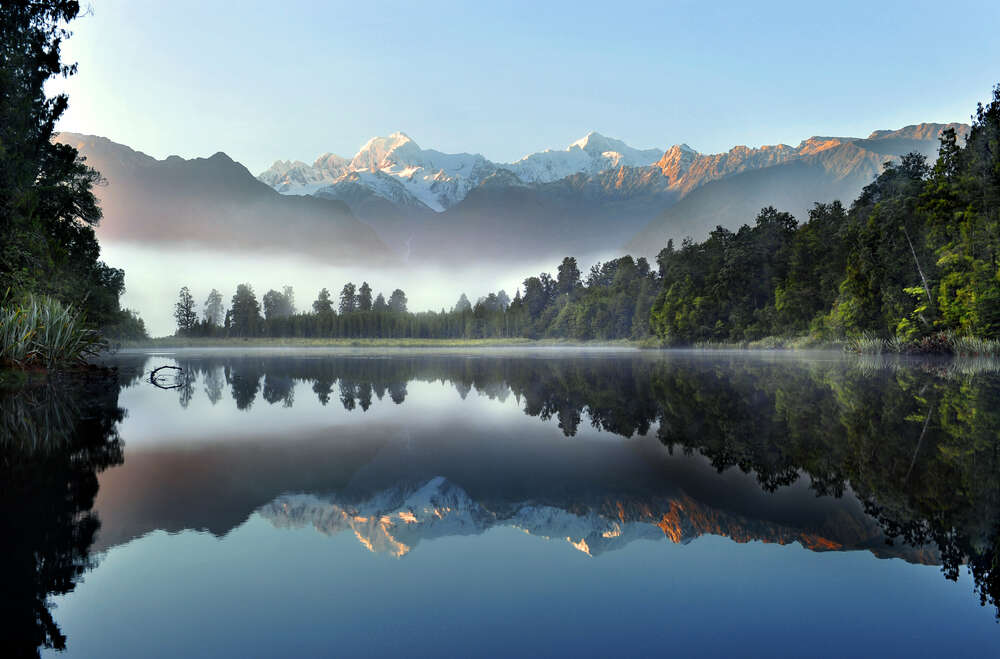
#> input picture lab_6/img/1.jpg, 1000 x 659 px
$ jupyter execute lab_6_RizunM.ipynb
#> lines starting #> are read from the running program, lines starting #| are printed output that depends on the picture
#### 27.04.25, &copy; Rizun Mykola KI-21-1

# Лабораторна робота №6. Метод головних компонент. Метричні методи класифікації

__Мета__: закріпити на практиці концепцію байєсівського вивода засобами мови Python

## Що ви будете вміти?
* Реалізовувати метод голових компонент засобами мови Python
* Виконувати стиснення зображень з втратами на основі PCA
* Реалізувати kNN-класифікатор з різними віконними функціями засобами мови Python

## Завдання для самостійної роботи

1. Імпортувати декілька власних довільних зображень, включаючи і власне фото.

[cell 1]
import numpy as np
from PIL import Image
import matplotlib.pyplot as plt
from sklearn.decomposition import PCA

image_paths = ["img/1.jpg", "img/2.jpg", "img/3.jpg", "img/4.jpg"]

def load_and_prepare_images(image_paths, target_size=(100, 100)):
#> called with target_size = (100, 100)
    images = []
    for path in image_paths:
        img = Image.open(path).convert('L')
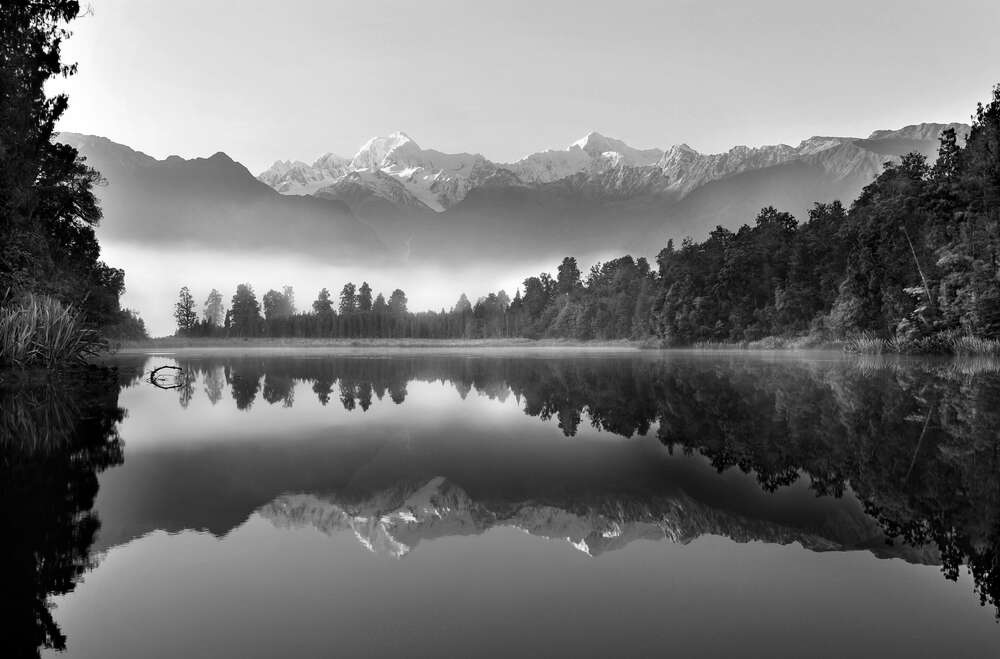
#> img: PIL image 1000x659 L; min 0, max 255, mean 116.5
        img = img.resize(target_size)
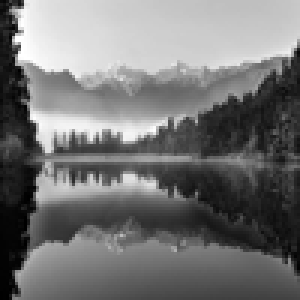
#> img: PIL image 100x100 L (shown 3 times larger); min 0, max 255, mean 116.5
        img_array = np.array(img).flatten()
#> img_array = 10000 values, max 255 at index 807, min 0 at index 2306, mean 116.5
        images.append(img_array)
#> pass 2 of the loop in load_and_prepare_images, `for path in image_paths:`:
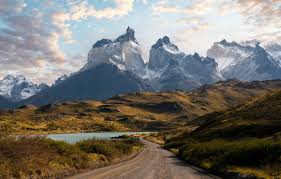
#> input picture lab_6/img/2.jpg, 281 x 179 px
#> in load_and_prepare_images, `img = Image.open(path).convert('L')`:
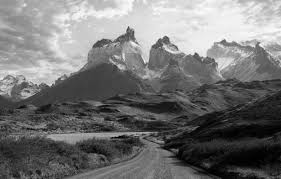
#> img: PIL image 281x179 L; min 0, max 253, mean 116.3
#> in load_and_prepare_images, `img = img.resize(target_size)`:
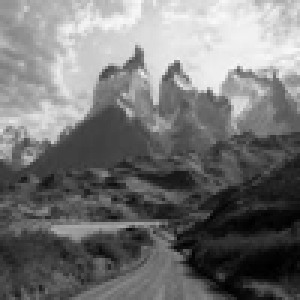
#> img: PIL image 100x100 L (shown 3 times larger); min 0, max 249, mean 116.3
#> in load_and_prepare_images, `img_array = np.array(img).flatten()`: img_array = 10000 values, max 249 at index 574, min 0 at index 8890, mean 116.3
#> pass 3 of the loop in load_and_prepare_images, `for path in image_paths:`:
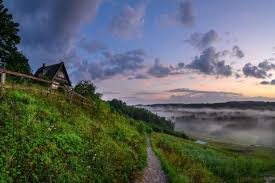
#> input picture lab_6/img/3.jpg, 275 x 183 px
#> in load_and_prepare_images, `img = Image.open(path).convert('L')`:
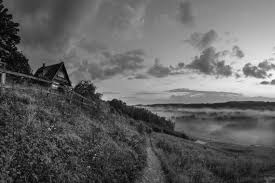
#> img: PIL image 275x183 L; min 0, max 253, mean 98.1
#> in load_and_prepare_images, `img = img.resize(target_size)`:
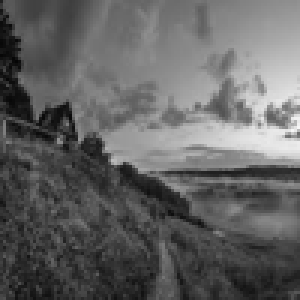
#> img: PIL image 100x100 L (shown 3 times larger); min 5, max 247, mean 98.1
#> in load_and_prepare_images, `img_array = np.array(img).flatten()`: img_array = 10000 values, max 247 at index 4299, min 5 at index 2005, mean 98.07
#> the loop made 4 passes; the first 3 are shown
    return np.array(images), target_size

images, image_shape = load_and_prepare_images(image_paths)

2. Стиснути його в 20, 30, 50 разів, як показано в прикладах. ВИвести і прокоментувати результати.

[cell 2]
import numpy as np
from PIL import Image
import matplotlib.pyplot as plt
from sklearn.decomposition import PCA

# Список шляхів до зображень
image_paths = [
    "img/1.jpg",
    "img/2.jpg",
    "img/3.jpg",
    "img/4.jpg"
]

def load_and_prepare_images(image_paths, target_size=(100, 100)):
#> called with target_size = (100, 100)
    images = []
    for path in image_paths:
        img = Image.open(path).convert('L')
        img = img.resize(target_size)
        img_array = np.array(img).flatten()
#> img_array = 10000 values, max 255 at index 807, min 0 at index 2306, mean 116.5
        images.append(img_array)
#> pass 2 of the loop in load_and_prepare_images, `for path in image_paths:`:
#> in load_and_prepare_images, `img_array = np.array(img).flatten()`: img_array = 10000 values, max 249 at index 574, min 0 at index 8890, mean 116.3
#> pass 3 of the loop in load_and_prepare_images, `for path in image_paths:`:
#> in load_and_prepare_images, `img_array = np.array(img).flatten()`: img_array = 10000 values, max 247 at index 4299, min 5 at index 2005, mean 98.07
#> the loop made 4 passes; the first 3 are shown
    return np.array(images), target_size

images, image_shape = load_and_prepare_images(image_paths)

mean_image = np.mean(images, axis=0)

def compress_and_show(compress_ratio, images, image_shape, mean_image):
    base_size = image_shape[0] * image_shape[1]
    n_components = int(base_size * compress_ratio)

    n_samples = images.shape[0]
    n_features = images.shape[1]
    max_components = min(n_samples, n_features)
    n_components = min(n_components, max_components)

    print(f"Using n_components={n_components} (max allowed: {max_components})")

    model_pca = PCA(n_components=n_components)
    model_pca.fit(images)

    images_compressed = model_pca.transform(images)

    images_restored = model_pca.inverse_transform(images_compressed) + mean_image

    plt.figure(figsize=(12, 4))
    rows, cols = 1, len(images)
    for i in range(len(images)):
        plt.subplot(rows, cols, i + 1)
        plt.imshow(images_restored[i, :].reshape(image_shape), interpolation='none', cmap='gray')
        plt.title(f"Image {i+1}")
        plt.xticks(())
        plt.yticks(())

    compression_factor = int(1 / compress_ratio)
    plt.suptitle(f"Стиснення в {compression_factor} разів")
    plt.show()

    return images_compressed, images_restored

compress_ratios = [0.05, 0.033, 0.02]
for ratio in compress_ratios:
    compressed, restored = compress_and_show(ratio, images, image_shape, mean_image)
#> this loop made 3 passes
#> pass 1, in compress_and_show, `plt.show()`:
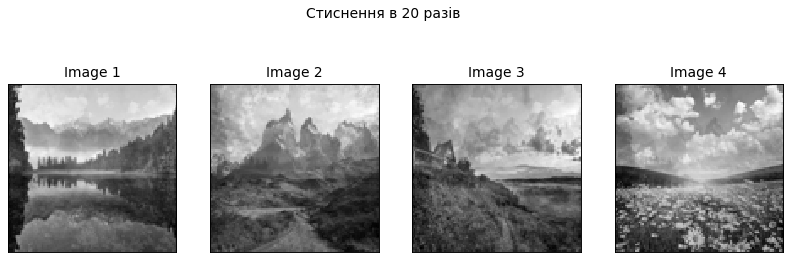
#> figure drawn by matplotlib, 4 panels

[cell 3]
import numpy as np
import matplotlib.pyplot as plt
from sklearn.preprocessing import StandardScaler

# Навчальні дані – варіант 9
x_train_9 = np.array([
    [16, 9],
    [38, 44],
    [29, 14],
    [41, 16],
    [50, 19],
    [48, 11],
    [11, 43],
    [21, 42],
    [41, 39],
    [34, 46]
])
y_train_9 = np.array([-1, -1, -1, -1, 1, 1, -1, -1, -1, 1])

# Тестові дані – випадкові точки
np.random.seed(42)
x_test = np.random.uniform(low=0, high=50, size=(20, 2))

# Стандартизація
scaler = StandardScaler()
x_train = scaler.fit_transform(x_train_9)
x_test = scaler.transform(x_test)

# Відстань Евкліда
def euclidean_distance(a, b):
    return np.sqrt(np.sum((a - b) ** 2))

# k-NN класифікатор
def knn_predict(x_train, y_train, x_test, k):
#> called with x_train = array of shape (10, 2), y_train = array of shape (10,), x_test = array of shape (20, 2), k = 3
    y_pred = []
    for test_point in x_test:
        distances = [euclidean_distance(test_point, train_point) for train_point in x_train]
        k_indices = np.argsort(distances)[:k]
        k_nearest_labels = y_train[k_indices]
        unique_labels, counts = np.unique(k_nearest_labels, return_counts=True)
        predicted_label = unique_labels[np.argmax(counts)]
        y_pred.append(predicted_label)
    return np.array(y_pred)

# Класифікація kNN
k = 3
y_pred_knn = knn_predict(x_train, y_train_9, x_test, k)

# Візуалізація kNN
plt.figure(figsize=(10, 6))
plt.scatter(x_test[:, 0], x_test[:, 1], c=y_pred_knn, cmap='coolwarm', s=100, label='Тестові точки')
plt.scatter(x_train[:, 0], x_train[:, 1], c=y_train_9, cmap='coolwarm', marker='x', s=200, label='Навчальні точки')
plt.title(f'Класифікація kNN (k={k}) – Варіант 9')
plt.xlabel('Ознака 1')
plt.ylabel('Ознака 2')
plt.legend()
plt.colorbar(label='Клас')
plt.grid(True)
plt.show()
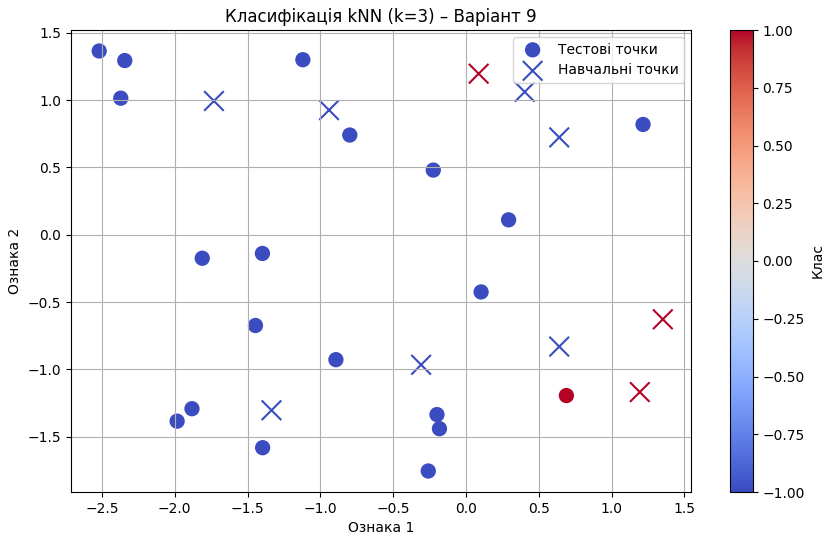
#> figure drawn by matplotlib, 2 panels

# Гаусове ядро для Парзена
def gaussian_kernel(distance, h):
    return np.exp(-distance**2 / (2 * h**2))

# Парзенівський класифікатор
def parzen_window_predict(x_train, y_train, x_test, h):
#> called with x_train = array of shape (10, 2), y_train = array of shape (10,), x_test = array of shape (20, 2), h = 1
    y_pred = []
    for test_point in x_test:
        distances = [euclidean_distance(test_point, train_point) for train_point in x_train]
        weights = [gaussian_kernel(d, h) for d in distances]
        class_weights = {}
        for label in np.unique(y_train):
            class_weights[label] = sum(w for w, l in zip(weights, y_train) if l == label)
        predicted_label = max(class_weights, key=class_weights.get)
        y_pred.append(predicted_label)
    return np.array(y_pred)

# Класифікація Парзеном
h = 1.0
y_pred_parzen = parzen_window_predict(x_train, y_train_9, x_test, h)

# Візуалізація Парзена
plt.figure(figsize=(10, 6))
plt.scatter(x_test[:, 0], x_test[:, 1], c=y_pred_parzen, cmap='coolwarm', s=100, label='Тестові точки')
plt.scatter(x_train[:, 0], x_train[:, 1], c=y_train_9, cmap='coolwarm', marker='x', s=200, label='Навчальні точки')
plt.title(f'Класифікація методом Парзена (h={h}) – Варіант 9')
plt.xlabel('Ознака 1')
plt.ylabel('Ознака 2')
plt.legend()
plt.colorbar(label='Клас')
plt.grid(True)
plt.show()
